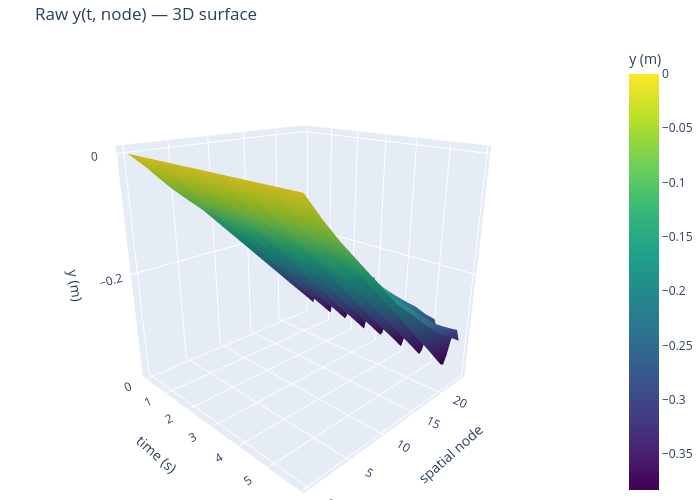

The cell this chart's notebook holds for it:
### Markdown cell above
## Step 3d — 3D surface: raw y(t, node)

Raw vertical position before GP smoothing.

### Code cell
import plotly.graph_objects as go

# _yr, t_plot, node_plot are defined in the surf-raw-x cell above.
# Re-define node_plot/t_plot here in case this cell is run independently.
t_plot    = t_raw[::1   ]
node_plot = np.arange(0, N_VIDEO_PTS, 2)
Y_surf_raw = _yr[::1, :][:, node_plot]

# ── Plotly 3D surface (rotatable) ─────────────────────────────────────────
fig3d = go.Figure(go.Surface(
    x=t_plot, y=node_plot, z=Y_surf_raw.T,
    colorscale='viridis', colorbar=dict(title='y (m)'),
))
fig3d.update_layout(
    title='Raw y(t, node) — 3D surface',
    scene=dict(
        xaxis_title='time (s)',
        yaxis_title='spatial node',
        zaxis_title='y (m)',
        camera=dict(eye=dict(x=1.5, y=-1.5, z=0.8))
    ),
    width=700, height=500, margin=dict(l=0, r=0, t=40, b=0)
)
fig3d.show()

# ── Matplotlib heatmap (inline, resizable) ────────────────────────────────
fig2d, ax = plt.subplots(figsize=(8, 4), dpi=100)
im = ax.imshow(Y_surf_raw.T, aspect='auto', origin='lower',
               extent=[t_plot[0], t_plot[-1], node_plot[0], node_plot[-1]],
               cmap='viridis')
fig2d.colorbar(im, ax=ax, label='y (m)')
ax.set_xlabel('time (s)')
ax.set_ylabel('spatial node')
ax.set_title('Raw y(t, node) — heatmap')
plt.tight_layout()
plt.show()

### Figure 1 — Plotly figure (JSON) as saved in the notebook; plotly's stock layout.template omitted (floating-point values rounded to 4 significant figures; data arrays with more than 128 entries replaced by an {"elided": "..."} marker saying what was removed)
{"data": [{"colorbar": {"title": {"text": "y (m)"}}, "colorscale": [[0, "#440154"], [0.1111, "#482878"], [0.2222, "#3e4989"], [0.3333, "#31688e"], [0.4444, "#26828e"], [0.5556, "#1f9e89"], [0.6667, "#35b779"], [0.7778, "#6ece58"], [0.8889, "#b5de2b"], [1, "#fde725"]], "type": "surface", "x": [0.0, 0.07862, 0.1572, 0.2358, 0.3145, 0.3931, 0.4717, 0.5503, 0.6289, 0.7075, 0.7862, 0.8648, 0.9434, 1.022, 1.101, 1.179, 1.258, 1.336, 1.415, 1.494, 1.572, 1.651, 1.73, 1.808, 1.887, 1.965, 2.044, 2.123, 2.201, 2.28, 2.358, 2.437, 2.516, 2.594, 2.673, 2.752, 2.83, 2.909, 2.987, 3.066, 3.145, 3.223, 3.302, 3.381, 3.459, 3.538, 3.616, 3.695, 3.774, 3.852, 3.931, 4.009, 4.088, 4.167, 4.245, 4.324, 4.403, 4.481, 4.56, 4.638, 4.717, 4.796, 4.874, 4.953, 5.031, 5.11, 5.189, 5.267, 5.346, 5.425, 5.503, 5.582, 5.66, 5.739, 5.818, 5.896], "y": [0, 2, 4, 6, 8, 10, 12, 14, 16, 18, 20, 22, 24], "z": {"elided": "13x76 float values"}}], "layout": {"height": 500, "margin": {"b": 0, "l": 0, "r": 0, "t": 40}, "scene": {"camera": {"eye": {"x": 1.5, "y": -1.5, "z": 0.8}}, "xaxis": {"title": {"text": "time (s)"}}, "yaxis": {"title": {"text": "spatial node"}}, "zaxis": {"title": {"text": "y (m)"}}}, "title": {"text": "Raw y(t, node) — 3D surface"}, "width": 700}}
